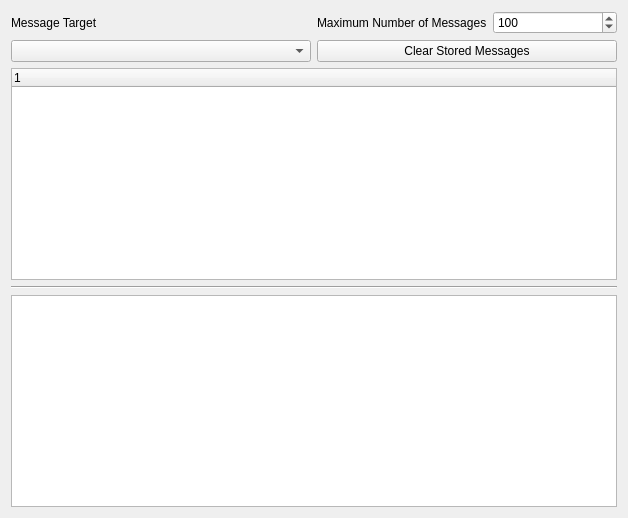
<?xml version="1.0" encoding="UTF-8"?>
<ui version="4.0">
 <class>InspectorForm</class>
 <widget class="QWidget" name="InspectorForm">
  <property name="geometry">
   <rect>
    <x>0</x>
    <y>0</y>
    <width>628</width>
    <height>518</height>
   </rect>
  </property>
  <property name="windowTitle">
   <string>Message Inspector</string>
  </property>
  <layout class="QVBoxLayout" name="verticalLayout_3">
   <item>
    <layout class="QHBoxLayout" name="horizontalLayout">
     <item>
      <layout class="QVBoxLayout" name="verticalLayout">
       <item>
        <widget class="QLabel" name="targetLabel">
         <property name="text">
          <string>Message Target</string>
         </property>
        </widget>
       </item>
       <item>
        <widget class="QComboBox" name="targetList"/>
       </item>
      </layout>
     </item>
     <item>
      <layout class="QVBoxLayout" name="verticalLayout_2">
       <item>
        <layout class="QHBoxLayout" name="horizontalLayout_4">
         <item>
          <widget class="QLabel" name="maxMsgCountLabel">
           <property name="text">
            <string>Maximum Number of Messages</string>
           </property>
          </widget>
         </item>
         <item>
          <widget class="QSpinBox" name="maxMessageCount">
           <property name="maximum">
            <number>100000</number>
           </property>
           <property name="value">
            <number>100</number>
           </property>
          </widget>
         </item>
        </layout>
       </item>
       <item>
        <layout class="QHBoxLayout" name="horizontalLayout_2">
         <item>
          <widget class="QPushButton" name="clearButton">
           <property name="text">
            <string>Clear Stored Messages</string>
           </property>
          </widget>
         </item>
        </layout>
       </item>
      </layout>
     </item>
    </layout>
   </item>
   <item>
    <widget class="QTreeWidget" name="treeWidgetList">
     <column>
      <property name="text">
       <string notr="true">1</string>
      </property>
     </column>
    </widget>
   </item>
   <item>
    <widget class="Line" name="line">
     <property name="orientation">
      <enum>Qt::Horizontal</enum>
     </property>
    </widget>
   </item>
   <item>
    <widget class="QTextEdit" name="textEdit"/>
   </item>
  </layout>
 </widget>
 <resources/>
 <connections/>
</ui>
